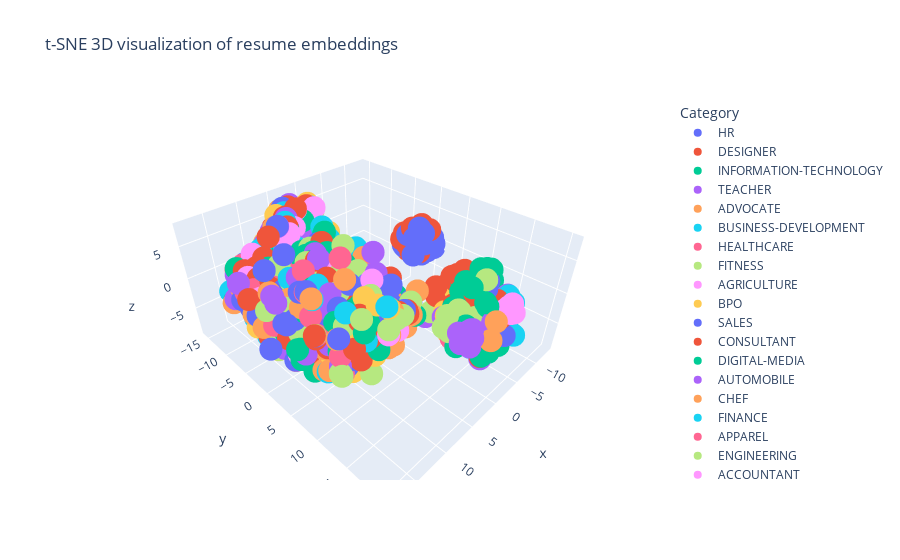
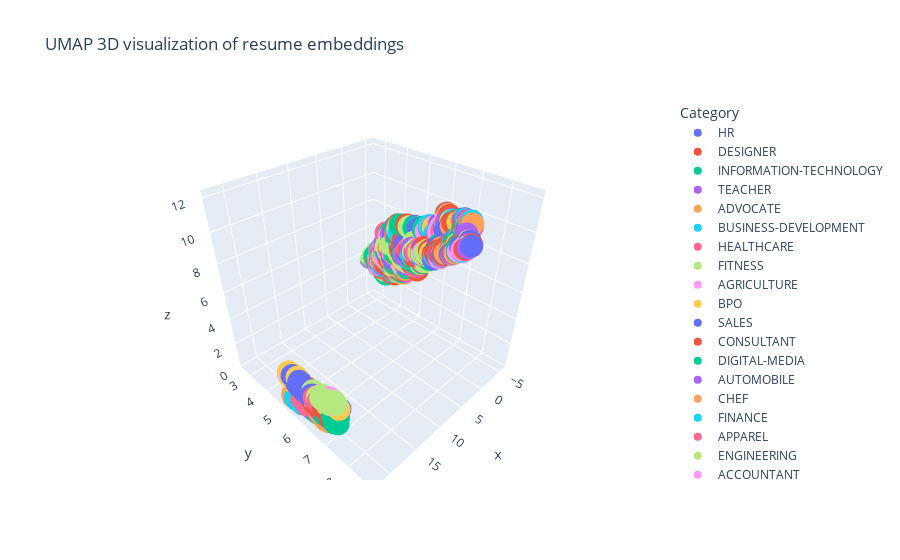

Here is the notebook cell these charts were saved with, in order:
### Code cell
import pandas as pd
import numpy as np
import pickle
import matplotlib.pyplot as plt
from sklearn.manifold import TSNE
import umap
import plotly.express as px

# Load the processed DataFrame from the pickle file
pickle_file_path = 'resume_data.pkl'
print(f"Loading processed DataFrame from '{pickle_file_path}'...")
resume_df = pd.read_pickle(pickle_file_path)
print("Processed DataFrame loaded successfully.")

# Extract embeddings
print("Extracting embeddings...")
resume_df['embeddings'] = resume_df['embeddings'].apply(lambda x: list(map(float, x.split(','))) if x else None)

# Filter out rows with missing embeddings
filtered_df = resume_df[resume_df['embeddings'].notnull()].reset_index(drop=True)
embeddings = np.array(filtered_df['embeddings'].tolist()).astype('float32')

if len(embeddings) == 0:
    print("No embeddings found to visualize.")
else:
    # t-SNE 3D visualization with color-coding by Category
    print("Running t-SNE for 3D visualization...")
    tsne = TSNE(n_components=3, random_state=42)
    tsne_results = tsne.fit_transform(embeddings)

    fig_tsne = px.scatter_3d(
        x=tsne_results[:, 0], 
        y=tsne_results[:, 1], 
        z=tsne_results[:, 2],
        color=filtered_df['Category'],
        title='t-SNE 3D visualization of resume embeddings',
        labels={'color': 'Category'}
    )
    fig_tsne.show()

    # UMAP 3D visualization with color-coding by Category
    print("Running UMAP for 3D visualization...")
    umap_reducer = umap.UMAP(n_neighbors=15, min_dist=0.1, n_components=3, random_state=42)
    umap_results = umap_reducer.fit_transform(embeddings)

    fig_umap = px.scatter_3d(
        x=umap_results[:, 0], 
        y=umap_results[:, 1], 
        z=umap_results[:, 2],
        color=filtered_df['Category'],
        title='UMAP 3D visualization of resume embeddings',
        labels={'color': 'Category'}
    )
    fig_umap.show()
